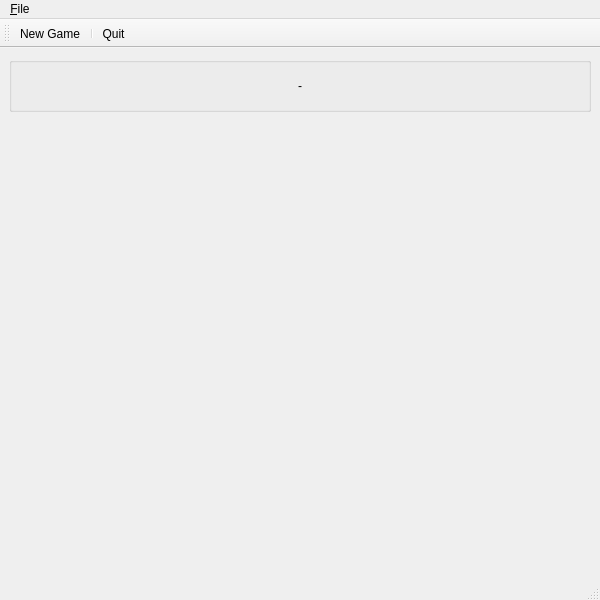
<?xml version="1.0" encoding="UTF-8"?>
<ui version="4.0">
 <class>MainWindow</class>
 <widget class="QMainWindow" name="MainWindow">
  <property name="enabled">
   <bool>true</bool>
  </property>
  <property name="geometry">
   <rect>
    <x>0</x>
    <y>0</y>
    <width>600</width>
    <height>600</height>
   </rect>
  </property>
  <property name="minimumSize">
   <size>
    <width>600</width>
    <height>600</height>
   </size>
  </property>
  <property name="maximumSize">
   <size>
    <width>600</width>
    <height>600</height>
   </size>
  </property>
  <property name="windowTitle">
   <string>Tic Tac Toe</string>
  </property>
  <widget class="QWidget" name="centralwidget">
   <layout class="QVBoxLayout" name="verticalLayout">
    <item>
     <widget class="QGroupBox" name="scoreBoard">
      <property name="sizePolicy">
       <sizepolicy hsizetype="Minimum" vsizetype="Minimum">
        <horstretch>0</horstretch>
        <verstretch>0</verstretch>
       </sizepolicy>
      </property>
      <property name="maximumSize">
       <size>
        <width>16777215</width>
        <height>55</height>
       </size>
      </property>
      <property name="title">
       <string/>
      </property>
      <layout class="QHBoxLayout" name="horizontalLayout">
       <item>
        <widget class="QLabel" name="player1">
         <property name="maximumSize">
          <size>
           <width>16777215</width>
           <height>15</height>
          </size>
         </property>
         <property name="text">
          <string/>
         </property>
        </widget>
       </item>
       <item alignment="Qt::AlignLeft">
        <widget class="QLabel" name="player1Score">
         <property name="minimumSize">
          <size>
           <width>0</width>
           <height>15</height>
          </size>
         </property>
         <property name="maximumSize">
          <size>
           <width>10</width>
           <height>15</height>
          </size>
         </property>
         <property name="text">
          <string/>
         </property>
        </widget>
       </item>
       <item alignment="Qt::AlignHCenter">
        <widget class="QLabel" name="separator_2">
         <property name="text">
          <string>-</string>
         </property>
        </widget>
       </item>
       <item>
        <widget class="QLabel" name="player2Score">
         <property name="maximumSize">
          <size>
           <width>16777215</width>
           <height>15</height>
          </size>
         </property>
         <property name="text">
          <string/>
         </property>
        </widget>
       </item>
       <item>
        <widget class="QLabel" name="player2">
         <property name="maximumSize">
          <size>
           <width>16777215</width>
           <height>15</height>
          </size>
         </property>
         <property name="text">
          <string/>
         </property>
         <property name="alignment">
          <set>Qt::AlignCenter</set>
         </property>
        </widget>
       </item>
      </layout>
     </widget>
    </item>
    <item>
     <widget class="TicTacToe" name="gameBoard" native="true"/>
    </item>
   </layout>
  </widget>
  <widget class="QStatusBar" name="statusbar">
   <property name="maximumSize">
    <size>
     <width>16777215</width>
     <height>15</height>
    </size>
   </property>
  </widget>
  <widget class="QToolBar" name="toolBar">
   <property name="enabled">
    <bool>true</bool>
   </property>
   <property name="windowTitle">
    <string>toolBar</string>
   </property>
   <attribute name="toolBarArea">
    <enum>TopToolBarArea</enum>
   </attribute>
   <attribute name="toolBarBreak">
    <bool>false</bool>
   </attribute>
   <addaction name="actionNew_Game"/>
   <addaction name="separator"/>
   <addaction name="actionQuit"/>
  </widget>
  <widget class="QMenuBar" name="menuBar">
   <property name="geometry">
    <rect>
     <x>0</x>
     <y>0</y>
     <width>600</width>
     <height>22</height>
    </rect>
   </property>
   <widget class="QMenu" name="menu_File">
    <property name="title">
     <string>&amp;File</string>
    </property>
    <addaction name="separator"/>
    <addaction name="actionNew_Game"/>
    <addaction name="separator"/>
    <addaction name="actionQuit"/>
    <addaction name="separator"/>
   </widget>
   <addaction name="menu_File"/>
  </widget>
  <action name="actionNew_Game">
   <property name="icon">
    <iconset resource="resources.qrc">
     <normaloff>:/newGame.png</normaloff>:/newGame.png</iconset>
   </property>
   <property name="text">
    <string>New Game</string>
   </property>
   <property name="toolTip">
    <string>Start a new game</string>
   </property>
   <property name="shortcut">
    <string>Meta+N</string>
   </property>
  </action>
  <action name="actionQuit">
   <property name="icon">
    <iconset resource="resources.qrc">
     <normaloff>:/exit.png</normaloff>:/exit.png</iconset>
   </property>
   <property name="text">
    <string>Quit</string>
   </property>
   <property name="toolTip">
    <string>Exit the program</string>
   </property>
   <property name="shortcut">
    <string>Meta+Q</string>
   </property>
  </action>
 </widget>
 <customwidgets>
  <customwidget>
   <class>TicTacToe</class>
   <extends>QWidget</extends>
   <header>tictactoe.h</header>
   <container>1</container>
  </customwidget>
 </customwidgets>
 <resources>
  <include location="resources.qrc"/>
 </resources>
 <connections/>
</ui>
